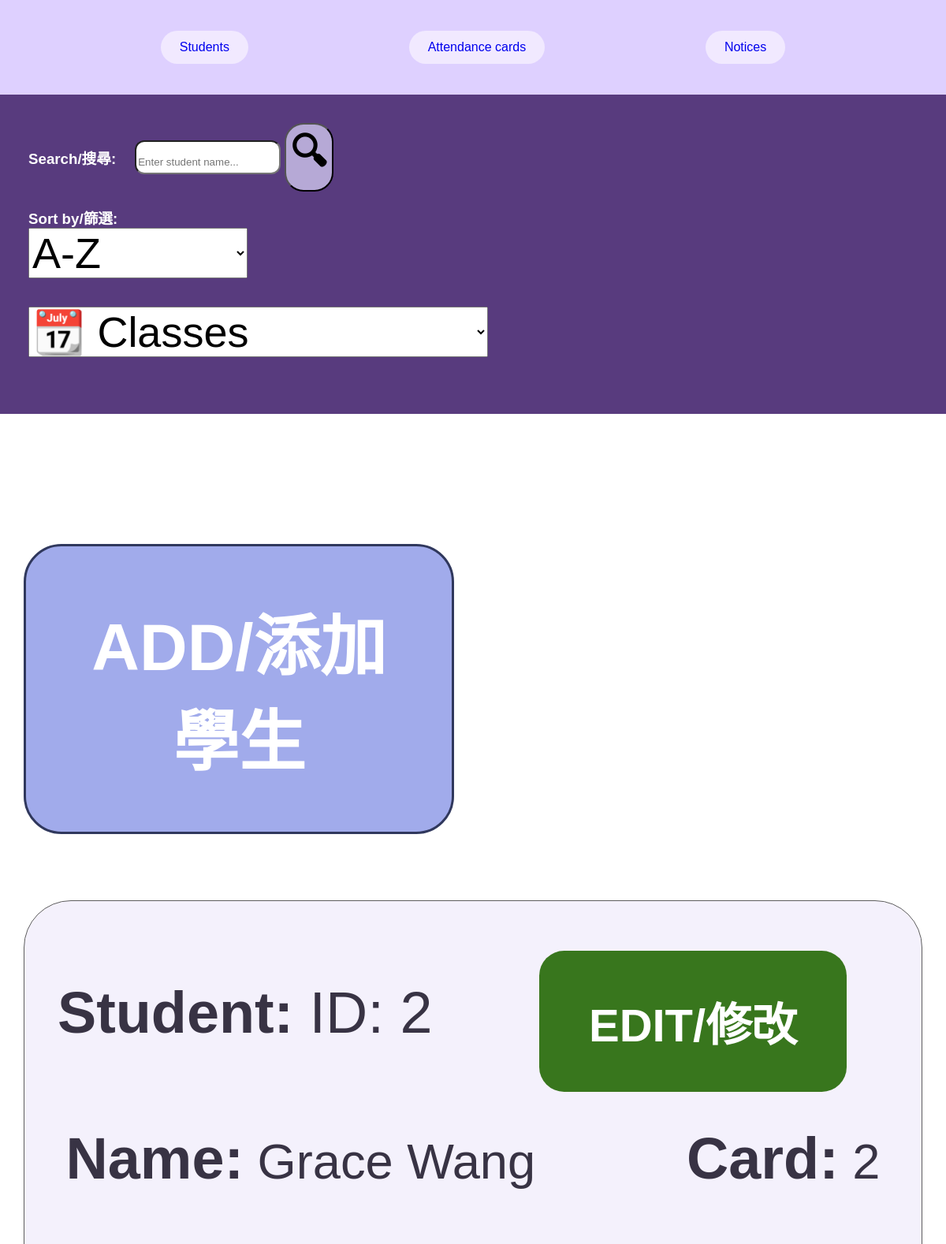
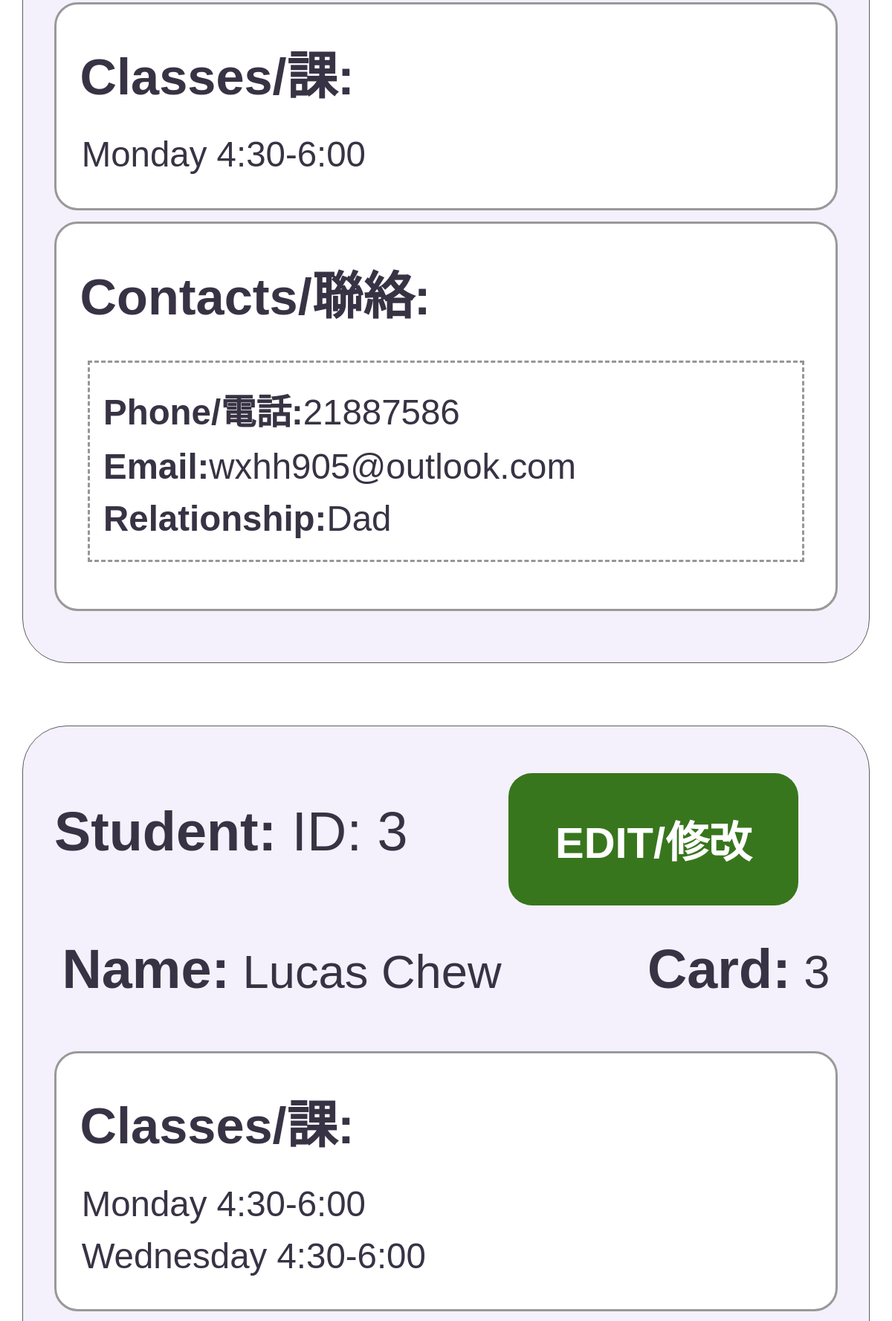
/students (upper part), run on the app's committed database (2 pictures, top to bottom).
### tables this page shows
CREATE TABLE STUDENTS (student_id INTEGER PRIMARY KEY, first_name TEXT, surname TEXT, card_id INTEGER REFERENCES ATTENDANCE_CARDS (card_id));

CREATE TABLE CLASSES (class_id INTEGER PRIMARY KEY, week_day TEXT, time TEXT);

CREATE TABLE STUDENTS_CONTACTS (student_id INTEGER REFERENCES STUDENTS (student_id), contact_id INTEGER REFERENCES CONTACTS (contact_id), relationship_to_student TEXT);

CREATE TABLE CONTACTS (contact_id INTEGER PRIMARY KEY, phone TEXT, email TEXT);

### app.py (the view)
@app.route("/students")
def student_page():
    db = get_db()
    student_d = {}
    student_infos = get_all_students()
    class_options = get_all_classes()
    for y in student_infos:
        student_class = db.execute("SELECT week_day, time FROM STUDENTS_CLASSES LEFT JOIN CLASSES ON " \
                         "STUDENTS_CLASSES.class_id = CLASSES.class_id WHERE student_id= ? ", (y["student_id"],)).fetchall()
        student_contacts = db.execute("SELECT CONTACTS.phone, CONTACTS.email, STUDENTS_CONTACTS.relationship_to_student FROM " \
    "STUDENTS_CONTACTS LEFT JOIN CONTACTS ON STUDENTS_CONTACTS.contact_id = CONTACTS.contact_id WHERE student_id =?", (y["student_id"],)).fetchall()
        student_d[y["student_id"]] = {"Info" : y , "Classes" : student_class , "Contacts" : student_contacts}
    return render_template("studentpage.html", student_d=student_d, class_options=class_options)

### app.py (called while the page is built)
def get_db():
    if "db" not in g:
        g.db = sqlite3.connect(DATABASE)
        g.db.row_factory = sqlite3.Row
    return g.db

def get_all_students():
    db = get_db()
    return db.execute("SELECT * FROM STUDENTS").fetchall()

def get_all_classes():
    db =get_db()
    return  db.execute("SELECT * FROM CLASSES").fetchall()

### templates/studentpage.html (shortened to what this page needs)
{% extends "layout.html" %}
{% block content %}
<link rel="stylesheet" href="{{ url_for('static', filename='studentpage.css') }}">
    <main>
        <div class="controls">
          <section class="search-section">
            <h3> Search/搜尋:</h3>
            <form method = "GET" action = "{{ url_for('search_student') }}" >
              <input type = "text" name ="user_search" placeholder="Enter student name...">
              <button type="submit">
                      🔍︎
              </button>
            </form>
          </section>
          <section class="sort-section">
            <h3>Sort by/篩選:</h3>
            <form method="GET" action="{{ url_for('sorted_student') }}">
                    <select name="alphabetical" onchange="this.form.submit()">
                          <option value="" disabled selected> A-Z </option>
                    </select>
            </form>
            <form method="GET" action="{{ url_for('sorted_student') }}">
                    <select name="by_class" onchange="this.form.submit()">
                          <option value="" disabled selected> 📆 Classes </option>
                    </select>
            </form>
          </section>
        </div>
        <a class="add-button" href="{{ url_for('add_student', og_page=request.full_path)}}">ADD/添加學生</a>
            {% for i in student_d %}
              <div class="student-box">
                  <div class="student-header">
                      <p>
                        <strong>Student:</strong>
                        ID: {{ student_d[i]["Info"]["student_id"] }}
                      </p>
                      <a class="edit-button" href="{{ url_for('edit_page', student_id=student_d[i]['Info']['student_id'], og_page=request.full_path)}}">EDIT/修改</a>
                  </div>
                  <div class="student-details">
                      <p class="student-name">
                          <strong>Name:</strong> {{ student_d[i]["Info"]["first_name"] }} {{ student_d[i]["Info"]["surname"] }}
                      </p>
                      <p>
                          <strong>Card:</strong> {{ student_d[i]["Info"]["card_id"] }}
                      </p>
                  </div>
                  <div class="student-info">
                      <section>
                          <h3>Classes/課:</h3>
                          {% for classes in student_d[i]["Classes"] %}
                              <p>{{ classes["week_day"] }} {{ classes["time"] }}</p>
                          {% endfor %}
                      </section>
                      <section>
                          <h3>Contacts/聯絡:</h3>
                          {% for contacts in student_d[i]["Contacts"] %}
                            <div class="contacts">
                              <p><strong>Phone/電話:</strong>{{ contacts["phone"] }}</p>
                              <p><strong>Email:</strong>{{ contacts["email"] }}</p>
                              <p><strong>Relationship:</strong>{{ contacts["relationship_to_student"] }}</p>
                            </div>
                          {% endfor %}
                      </section>
                  </div>
              </div>
            {% endfor %}
    </main>
{% endblock %}

### static/layout.css (style rules this page uses)
html, body, main { margin: 0; padding: 0; width: 100%; font-family: sans-serif; }
body { padding-top: 10cqw; }
.controls { top: 0; left: 0; position: fixed; width: 100%; top: 10cqw; box-sizing: border-box; z-index: 1000; background-color: rgb(88, 59, 126); padding: 3cqw; margin: 0; color: white; }
.search-section h3 { margin: 0; }
.search-section input { border-radius: 1cqw; padding-top: 1.5cqw; padding-bottom: 0.5cqw; }
.sort-section select { margin-bottom: 3cqw; font-size: 4.5cqw; }
.sort-section h3 { margin-bottom: 0; }
.controls button { background-color: #b6a9d6; border-radius: 2cqw; font-size: 4cqw; font-weight: bold; }
.search-section { display: flex; align-items: center; gap: 2cqw; }

### static/studentpage.css (style rules this page uses)
body { padding-top: 55cqw; }
.add-button { display: block; width: 35%; background-color: rgb(161, 171, 235); color: white; padding: 5cqw; margin: 2.5cqw; border: 0.3cqw solid rgb(48, 56, 93); border-radius: 4cqw; font-size: 7cqw; text-align: center; font-weight: bolder; text-decoration: none; }
.student-box { container-type: inline-size; background-color: #f4f1fc; color: #383344; border: 0.15cqw solid #5e5e5e; border-radius: 5cqw; padding: 3.5cqw; margin: 7cqw auto; width: 95%; box-sizing: border-box; }
.student-box h3 { font-size: 6.5cqw; margin-top: 0; margin-bottom: 2cqw; padding: 1cqw 0; }
.student-box p { font-size: 4.5cqw; margin: 1cqw 0; overflow-wrap: anywhere; }
.student-header { display: flex; justify-content: space-between; align-items: center; }
.student-header p { font-size: 7cqw; margin: 0; }
.edit-button { background-color: #38761d; color: white; font-size: 5.5cqw; font-weight: bold; text-decoration: none; padding: 4.5cqw 6cqw; margin: 2cqw 5cqw; margin-bottom: 0; border-radius: 3cqw; }
.student-details { display: flex; justify-content: space-between; align-items: flex-start; gap: 3cqw; margin: 2cqw 0; }
.student-details p { font-size: 6cqw; margin: 2cqw 1cqw; }
.student-details p strong { font-size: 7cqw; }
.student-name { overflow-wrap: anywhere; }
.student-info { padding: 1cqw 0; border-radius: 2cqw; }
.student-info p { padding: 0.2cqw; }
.student-info section { border: 0.3cqw solid rgb(153, 153, 153); border-radius: 3cqw; margin: 1.5cqw 0cqw; padding: 3cqw; background-color: white; }
.contacts { border: 0.3cqw dashed rgb(150, 150, 150); margin: 3cqw 1cqw; padding: 1.5cqw; }

### data on the page
STUDENTS: student_id "2", first_name "Grace", surname "Wang", card "2"
CLASSES: week_day "Monday", time "4:30-6:00"
STUDENTS_CONTACTS: phone "21887586", email "wxhh905@outlook.com", relationship_to_student "Dad"
STUDENTS: student_id "3", first_name "Lucas", surname "Chew", card "3"
CLASSES: week_day "Wednesday", time "4:30-6:00"
